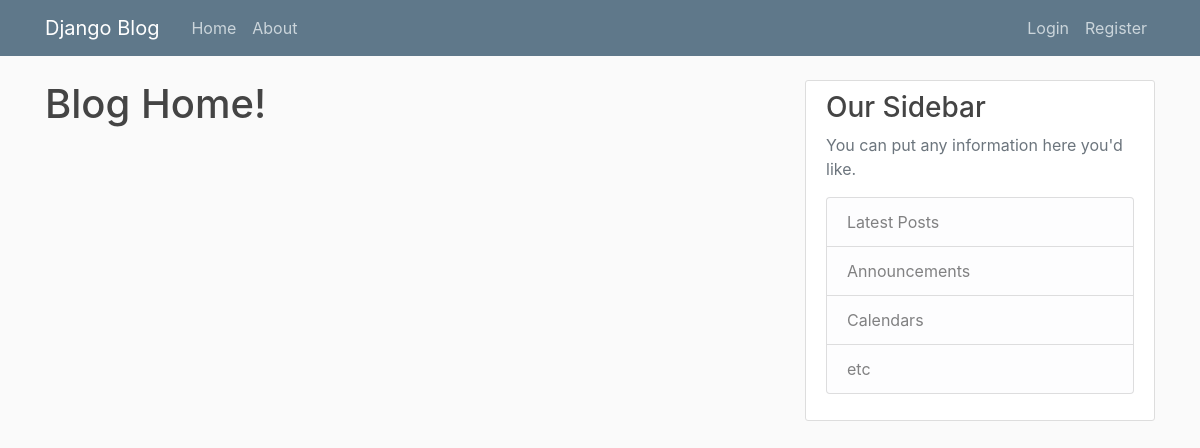
Before: / with the older database file.
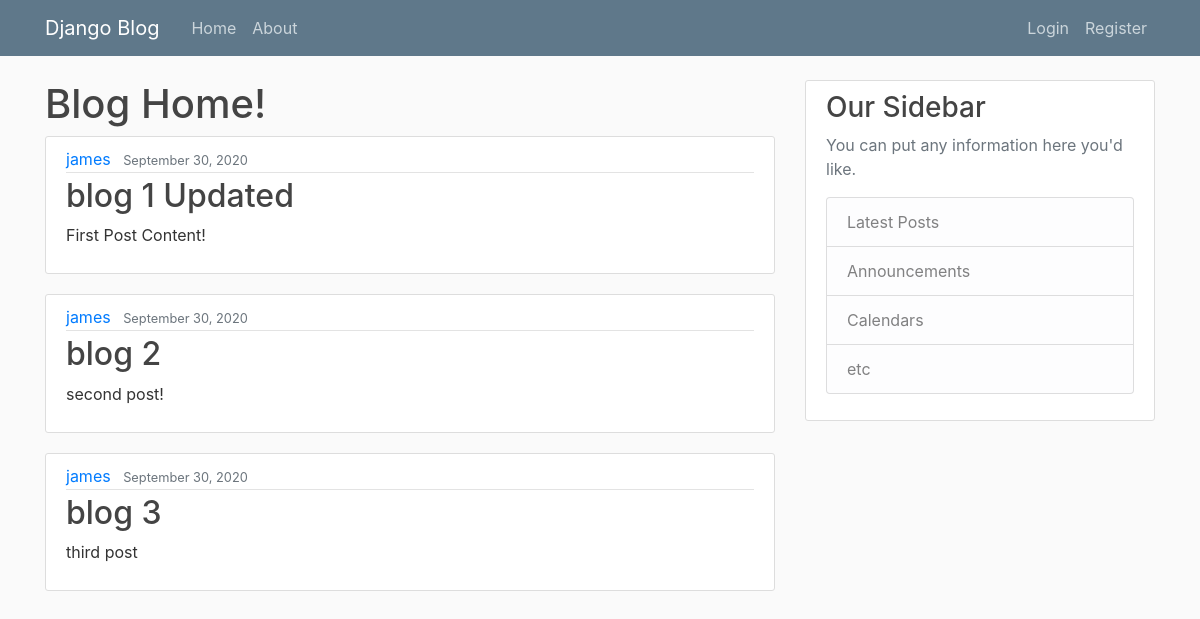
After: the same page with the newer database file.
### blog/models.py (models this page shows, shortened)
class Post(models.Model):
  title = models.CharField(max_length=100)
  content = models.TextField()
  date_posted = models.DateTimeField(default=timezone.now)
  author = models.ForeignKey(User, on_delete=models.CASCADE)

### blog/views.py (the view)
# urls.py: path('', views.home, name='blog-home'),
def home(request):
  context = {
    'posts': Post.objects.all()
  }
  return render(request, 'blog/home.html', context)

### blog/templates/blog/home.html
{% extends "blog/base.html" %}
{% block content %}
  <h1>Blog Home!</h1>
  {% for post in posts %}
    <article class="media content-section">
      <div class="media-body">
        <div class="article-metadata">
          <a class="mr-2" href="#">{{ post.author }}</a>
          <small class="text-muted">{{ post.date_posted | date:"F d, Y" }}</small>
        </div>
        <h2><a class="article-title" href="#">{{ post.title }}</a></h2>
        <p class="article-content">{{ post.content }}</p>
      </div>
    </article>
  {% endfor %}
{% endblock content %}

### blog/templates/blog/base.html (shortened to what this page needs)
{% load static %}
<!DOCTYPE html>
<html>
<head>
    <link rel="stylesheet" href="https://maxcdn.bootstrapcdn.com/bootstrap/4.0.0/css/bootstrap.min.css">
    <link rel="stylesheet" type="text/css" href="{% static 'blog/main.css' %}">
</head>
<body>
    <header class="site-header">
      <nav class="navbar navbar-expand-md navbar-dark bg-steel fixed-top">
        <div class="container">
          <a class="navbar-brand mr-4" href="{% url 'blog-home' %}">Django Blog</a>
          <div class="collapse navbar-collapse" id="navbarToggle">
            <div class="navbar-nav mr-auto">
              <a class="nav-item nav-link" href="{% url 'blog-home' %}">Home</a>
              <a class="nav-item nav-link" href="{% url 'blog-about' %}">About</a>
            </div>
            <div class="navbar-nav">
              <a class="nav-item nav-link" href="#">Login</a>
              <a class="nav-item nav-link" href="#">Register</a>
            </div>
          </div>
        </div>
      </nav>
    </header>
    <main role="main" class="container">
      <div class="row">
        <div class="col-md-8">
          {% block content %}{% endblock %}
        </div>
        <div class="col-md-4">
          <div class="content-section">
            <h3>Our Sidebar</h3>
            <p class='text-muted'>You can put any information here you'd like.
              <ul class="list-group">
                <li class="list-group-item list-group-item-light">Latest Posts</li>
                <li class="list-group-item list-group-item-light">Announcements</li>
                <li class="list-group-item list-group-item-light">Calendars</li>
                <li class="list-group-item list-group-item-light">etc</li>
              </ul>
            </p>
          </div>
        </div>
      </div>
    </main>
</body>
</html>

### blog/static/blog/main.css (style rules this page uses)
body { background: #fafafa; color: #333333; margin-top: 5rem; }
h1, h2, h3, h4, h5, h6 { color: #444444; }
ul { margin: 0; }
.bg-steel { background-color: #5f788a; }
.site-header .navbar-nav .nav-link { color: #cbd5db; }
.content-section { background: #ffffff; padding: 10px 20px; border: 1px solid #dddddd; border-radius: 3px; margin-bottom: 20px; }
.article-title { color: #444444; }
.article-content { white-space: pre-line; }
.article-metadata { padding-bottom: 1px; margin-bottom: 4px; border-bottom: 1px solid #e3e3e3 }

Changed rows visible on the page:
added Post: author "james", date_posted "September 30, 2020", title "blog 1 Updated", content "First Post Content!"
added Post: author "james", date_posted "September 30, 2020", title "blog 2", content "second post!"
added Post: author "james", date_posted "September 30, 2020", title "blog 3", content "third post"
